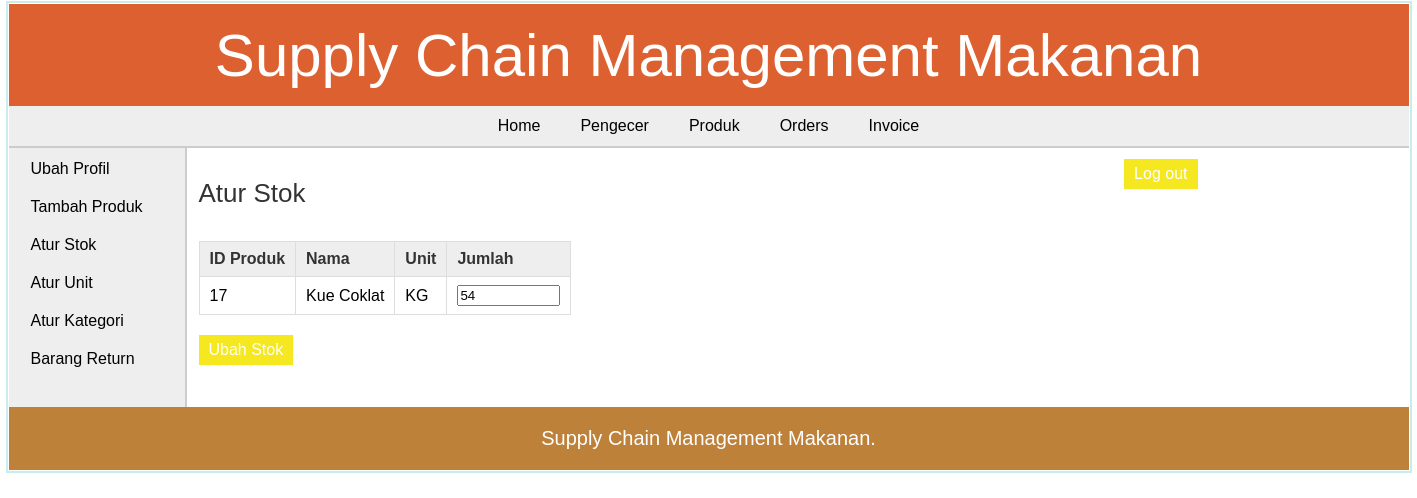
Before: /manufacturer/manage_stock.php (signed in) with the older database file.
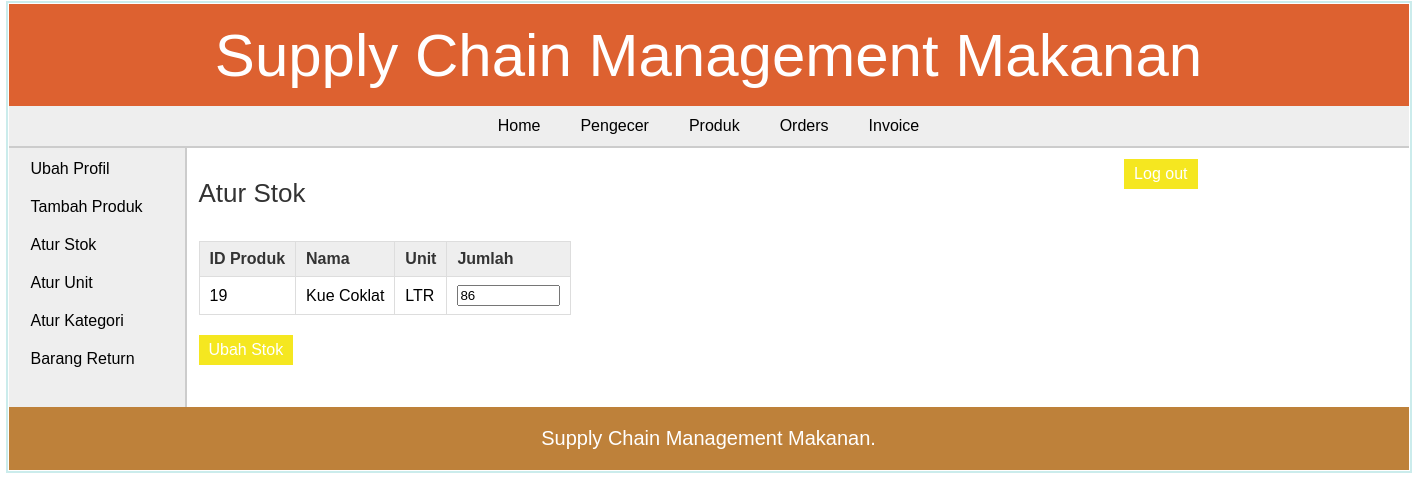
After: the same page with the newer database file.
### tables this page shows
CREATE TABLE `products` (
  `pro_id` int(11) NOT NULL,
  `pro_name` varchar(25) NOT NULL,
  `pro_desc` text DEFAULT NULL,
  `pro_price` decimal(10,3) NOT NULL,
  `unit` int(11) NOT NULL,
  `pro_cat` int(11) NOT NULL,
  `quantity` int(6) DEFAULT NULL
);

CREATE TABLE `unit` (
  `id` int(11) NOT NULL,
  `unit_name` varchar(20) NOT NULL,
  `unit_details` text DEFAULT NULL
);

### manufacturer/manage_stock.php (the view, shortened to what this page needs)
<?php
	include("../includes/config.php");
	if(isset($_SESSION['manufacturer_login'])) {
		if($_SESSION['manufacturer_login'] == true) {
			$querySelectProduct = "SELECT * FROM products,unit WHERE products.unit=unit.id AND quantity IS NOT NULL";
			$resultSelectProduct = mysqli_query($con,$querySelectProduct);
		}
		else {
			header('Location:../index.php');
		}
	}
	else {
		header('Location:../index.php');
	}
?>
<!DOCTYPE html>
<html>
<head>
	<link rel="stylesheet" href="../includes/main_style.css" >
</head>
<body>
	<?php
		include("../includes/header.inc.php");
		include("../includes/nav_manufacturer.inc.php");
		include("../includes/aside_manufacturer.inc.php");
	?>
	<section>
		<h1>Atur Stok</h1>
		<form action="" method="POST" class="form">
		<table class="table_displayData" style="margin-top:20px;">
			<tr>
				<th> ID Produk </th>
				<th> Nama </th>
				<th> Unit </th>
				<th> Jumlah </th>
			</tr>
			<?php while($rowSelectProduct = mysqli_fetch_array($resultSelectProduct)){ ?>
			<tr>
				<td><?php echo $rowSelectProduct['pro_id']; ?></td>
				<td><?php echo $rowSelectProduct['pro_name']; ?></td>
				<td><?php echo $rowSelectProduct['unit_name']; ?></td>
				<td><input type="text" name="txtQuantity[<?php echo $rowSelectProduct['pro_id']; ?>]" value="<?php echo $rowSelectProduct['quantity']; ?>" size="10"/></td>
			</tr>
			<?php } ?>
		</table>
			<input id="btnSubmit" type="submit" value="Ubah Stok" class="submit_button" />
		</form>
	</section>
	<?php
		include("../includes/footer.inc.php");
	?>
</body>
</html>

Changed rows visible on the page:
removed products: pro_id "17", pro_name "Kue Coklat", unit.unit_name "KG", quantity "54"
added products: pro_id "19", pro_name "Kue Coklat", unit.unit_name "LTR", quantity "86"
